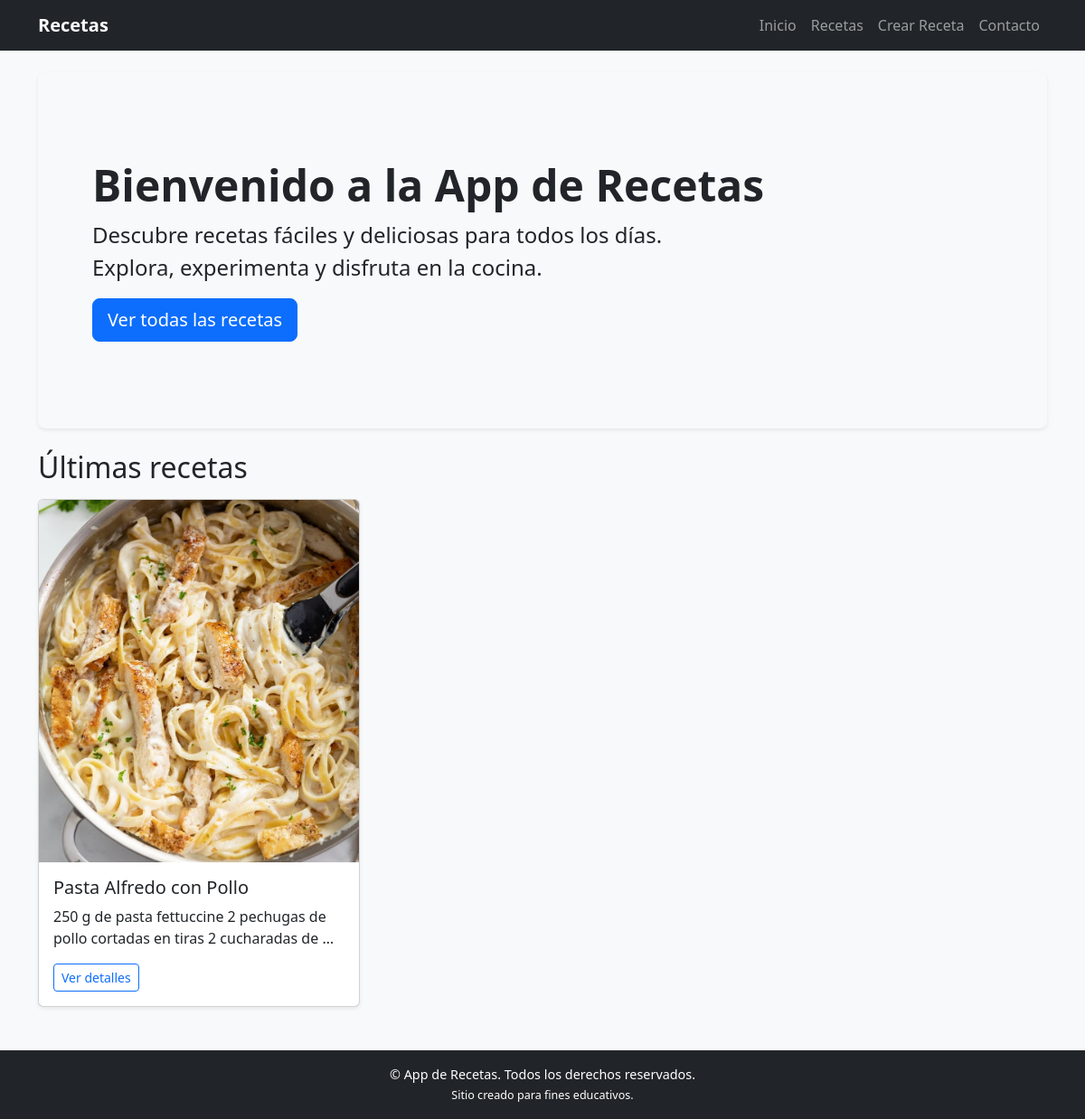
The page / on the database its author committed.
### recetas/models.py (models this page shows, shortened)
class Receta(models.Model):
    nombre = models.CharField(max_length=200)
    ingredientes = models.TextField()
    instrucciones = models.TextField()
    imagen = models.ImageField(upload_to='recetas/', blank=True, null=True)

### recetas/views.py (the view)
# urls.py: path('', views.HomeView.as_view(), name='home'),
class HomeView(ListView):
    model = Receta
    template_name = 'home.html'
    context_object_name = 'recetas'
    def get_queryset(self):
        return Receta.objects.all().order_by('-id')[:6]

### recetas/templates/home.html (shortened to what this page needs)
{% extends 'base.html' %}
{% load static %}
{% block content %}
<div class="p-5 mb-4 bg-light rounded-3 shadow-sm">
    <div class="container-fluid py-5">
        <h1 class="display-5 fw-bold">Bienvenido a la App de Recetas</h1>
        <p class="col-md-8 fs-4">
            Descubre recetas fáciles y deliciosas para todos los días.
            Explora, experimenta y disfruta en la cocina.
        </p>
        <a class="btn btn-primary btn-lg" href="{% url 'recetas:lista_recetas' %}">
            Ver todas las recetas
        </a>
    </div>
</div>
<h2 class="mb-3">Últimas recetas</h2>
<div class="row">
    {% for receta in recetas %}
        <div class="col-md-4 mb-4">
            <div class="card h-100 shadow-sm">
                {% if receta.imagen %}
                    <img src="{{ receta.imagen.url }}" class="card-img-top" alt="{{ receta.nombre }}">
                {% else %}
                    <img src="{% static 'recetas/img/placeholder.jpg' %}" class="card-img-top" alt="Receta">
                {% endif %}
                <div class="card-body">
                    <h5 class="card-title">{{ receta.nombre }}</h5>
                    <p class="card-text">
                        {{ receta.ingredientes|truncatewords:15 }}
                    </p>
                    <a href="{% url 'recetas:detalle_receta' receta.pk %}" class="btn btn-outline-primary btn-sm">
                        Ver detalles
                    </a>
                </div>
            </div>
        </div>
    {% empty %}
        <p>No hay recetas aún. ¡Crea la primera!</p>
    {% endfor %}
</div>
{% endblock %}

### recetas/static/recetas/css/style.css (style rules this page uses)
body { background-color: #f8f9fa; }

### rows shown on the page
Receta: imagen (picture), nombre "Pasta Alfredo con Pollo", ingredientes "250 g de pasta fettuccine 2 pechugas de pollo cortadas en tiras 2 cucharadas de …"
